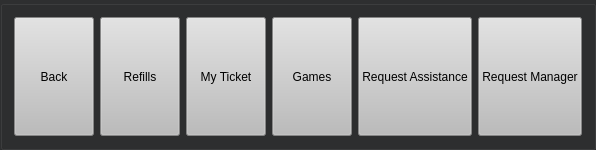
     <widget class="QGroupBox" name="groupBox">
      <property name="sizePolicy">
       <sizepolicy hsizetype="Minimum" vsizetype="Fixed">
        <horstretch>0</horstretch>
        <verstretch>0</verstretch>
       </sizepolicy>
      </property>
      <property name="minimumSize">
       <size>
        <width>0</width>
        <height>150</height>
       </size>
      </property>
      <property name="autoFillBackground">
       <bool>false</bool>
      </property>
      <property name="styleSheet">
       <string notr="true">background-color: rgb(46, 47, 48);</string>
      </property>
      <layout class="QHBoxLayout" name="horizontalLayout_2">
       <item>
        <widget class="QPushButton" name="backButton">
         <property name="sizePolicy">
          <sizepolicy hsizetype="Minimum" vsizetype="Preferred">
           <horstretch>0</horstretch>
           <verstretch>0</verstretch>
          </sizepolicy>
         </property>
         <property name="palette">
          <palette>
           <active>
            <colorrole role="Button">
             <brush brushstyle="SolidPattern">
              <color alpha="255">
               <red>188</red>
               <green>188</green>
               <blue>188</blue>
              </color>
             </brush>
            </colorrole>
            <colorrole role="Base">
             <brush brushstyle="SolidPattern">
              <color alpha="255">
               <red>188</red>
               <green>188</green>
               <blue>188</blue>
              </color>
             </brush>
            </colorrole>
            <colorrole role="Window">
             <brush brushstyle="SolidPattern">
              <color alpha="255">
               <red>188</red>
               <green>188</green>
               <blue>188</blue>
              </color>
             </brush>
            </colorrole>
           </active>
           <inactive>
            <colorrole role="Button">
             <brush brushstyle="SolidPattern">
              <color alpha="255">
               <red>188</red>
               <green>188</green>
               <blue>188</blue>
              </color>
             </brush>
            </colorrole>
            <colorrole role="Base">
             <brush brushstyle="SolidPattern">
              <color alpha="255">
               <red>188</red>
               <green>188</green>
               <blue>188</blue>
              </color>
             </brush>
            </colorrole>
            <colorrole role="Window">
             <brush brushstyle="SolidPattern">
              <color alpha="255">
               <red>188</red>
               <green>188</green>
               <blue>188</blue>
              </color>
             </brush>
            </colorrole>
           </inactive>
           <disabled>
            <colorrole role="Button">
             <brush brushstyle="SolidPattern">
              <color alpha="255">
               <red>188</red>
               <green>188</green>
               <blue>188</blue>
              </color>
             </brush>
            </colorrole>
            <colorrole role="Base">
             <brush brushstyle="SolidPattern">
              <color alpha="255">
               <red>188</red>
               <green>188</green>
               <blue>188</blue>
              </color>
             </brush>
            </colorrole>
            <colorrole role="Window">
             <brush brushstyle="SolidPattern">
              <color alpha="255">
               <red>188</red>
               <green>188</green>
               <blue>188</blue>
              </color>
             </brush>
            </colorrole>
           </disabled>
          </palette>
         </property>
         <property name="styleSheet">
          <string notr="true">background-color: rgb(188, 188, 188);
font: 57 20pt &quot;Counter-Strike&quot;;</string>
         </property>
         <property name="text">
          <string>Back</string>
         </property>
        </widget>
       </item>
       <item>
        <widget class="QPushButton" name="drinkButton">
         <property name="sizePolicy">
          <sizepolicy hsizetype="Minimum" vsizetype="Preferred">
           <horstretch>0</horstretch>
           <verstretch>0</verstretch>
          </sizepolicy>
         </property>
         <property name="palette">
          <palette>
           <active>
            <colorrole role="Button">
             <brush brushstyle="SolidPattern">
              <color alpha="255">
               <red>188</red>
               <green>188</green>
               <blue>188</blue>
              </color>
             </brush>
            </colorrole>
            <colorrole role="Base">
             <brush brushstyle="SolidPattern">
              <color alpha="255">
               <red>188</red>
               <green>188</green>
               <blue>188</blue>
              </color>
             </brush>
            </colorrole>
            <colorrole role="Window">
             <brush brushstyle="SolidPattern">
              <color alpha="255">
               <red>188</red>
               <green>188</green>
               <blue>188</blue>
              </color>
             </brush>
            </colorrole>
           </active>
           <inactive>
            <colorrole role="Button">
             <brush brushstyle="SolidPattern">
              <color alpha="255">
               <red>188</red>
               <green>188</green>
               <blue>188</blue>
              </color>
             </brush>
            </colorrole>
            <colorrole role="Base">
             <brush brushstyle="SolidPattern">
              <color alpha="255">
               <red>188</red>
               <green>188</green>
               <blue>188</blue>
              </color>
             </brush>
            </colorrole>
            <colorrole role="Window">
             <brush brushstyle="SolidPattern">
              <color alpha="255">
               <red>188</red>
               <green>188</green>
               <blue>188</blue>
              </color>
             </brush>
            </colorrole>
           </inactive>
           <disabled>
            <colorrole role="Button">
             <brush brushstyle="SolidPattern">
              <color alpha="255">
               <red>188</red>
               <green>188</green>
               <blue>188</blue>
              </color>
             </brush>
            </colorrole>
            <colorrole role="Base">
             <brush brushstyle="SolidPattern">
              <color alpha="255">
               <red>188</red>
               <green>188</green>
               <blue>188</blue>
              </color>
             </brush>
            </colorrole>
            <colorrole role="Window">
             <brush brushstyle="SolidPattern">
              <color alpha="255">
               <red>188</red>
               <green>188</green>
               <blue>188</blue>
              </color>
             </brush>
            </colorrole>
           </disabled>
          </palette>
         </property>
         <property name="styleSheet">
          <string notr="true">background-color: rgb(188, 188, 188);
font: 57 20pt &quot;Counter-Strike&quot;;</string>
         </property>
         <property name="text">
          <string>Refills</string>
         </property>
        </widget>
       </item>
       <item>
        <widget class="QPushButton" name="ticketButton">
         <property name="sizePolicy">
          <sizepolicy hsizetype="Minimum" vsizetype="Preferred">
           <horstretch>0</horstretch>
           <verstretch>0</verstretch>
          </sizepolicy>
         </property>
         <property name="palette">
          <palette>
           <active>
            <colorrole role="Button">
             <brush brushstyle="SolidPattern">
              <color alpha="255">
               <red>188</red>
               <green>188</green>
               <blue>188</blue>
              </color>
             </brush>
            </colorrole>
            <colorrole role="Base">
             <brush brushstyle="SolidPattern">
              <color alpha="255">
               <red>188</red>
               <green>188</green>
               <blue>188</blue>
              </color>
             </brush>
            </colorrole>
            <colorrole role="Window">
             <brush brushstyle="SolidPattern">
              <color alpha="255">
               <red>188</red>
               <green>188</green>
               <blue>188</blue>
              </color>
             </brush>
            </colorrole>
           </active>
           <inactive>
            <colorrole role="Button">
             <brush brushstyle="SolidPattern">
              <color alpha="255">
               <red>188</red>
               <green>188</green>
               <blue>188</blue>
              </color>
             </brush>
            </colorrole>
            <colorrole role="Base">
             <brush brushstyle="SolidPattern">
              <color alpha="255">
               <red>188</red>
               <green>188</green>
               <blue>188</blue>
              </color>
             </brush>
            </colorrole>
            <colorrole role="Window">
             <brush brushstyle="SolidPattern">
              <color alpha="255">
               <red>188</red>
               <green>188</green>
               <blue>188</blue>
              </color>
             </brush>
            </colorrole>
           </inactive>
           <disabled>
            <colorrole role="Button">
             <brush brushstyle="SolidPattern">
              <color alpha="255">
               <red>188</red>
               <green>188</green>
               <blue>188</blue>
              </color>
             </brush>
            </colorrole>
            <colorrole role="Base">
             <brush brushstyle="SolidPattern">
              <color alpha="255">
               <red>188</red>
               <green>188</green>
               <blue>188</blue>
              </color>
             </brush>
            </colorrole>
            <colorrole role="Window">
             <brush brushstyle="SolidPattern">
              <color alpha="255">
               <red>188</red>
               <green>188</green>
               <blue>188</blue>
              </color>
             </brush>
            </colorrole>
           </disabled>
          </palette>
         </property>
         <property name="styleSheet">
          <string notr="true">background-color: rgb(188, 188, 188);
font: 57 20pt &quot;Counter-Strike&quot;;</string>
         </property>
         <property name="text">
          <string>My Ticket</string>
         </property>
        </widget>
       </item>
       <item>
        <widget class="QPushButton" name="gameButton">
         <property name="sizePolicy">
          <sizepolicy hsizetype="Minimum" vsizetype="Preferred">
           <horstretch>0</horstretch>
           <verstretch>0</verstretch>
          </sizepolicy>
         </property>
         <property name="palette">
          <palette>
           <active>
            <colorrole role="Button">
             <brush brushstyle="SolidPattern">
              <color alpha="255">
               <red>188</red>
               <green>188</green>
               <blue>188</blue>
              </color>
             </brush>
            </colorrole>
            <colorrole role="Base">
             <brush brushstyle="SolidPattern">
              <color alpha="255">
               <red>188</red>
               <green>188</green>
               <blue>188</blue>
              </color>
             </brush>
            </colorrole>
            <colorrole role="Window">
             <brush brushstyle="SolidPattern">
              <color alpha="255">
               <red>188</red>
               <green>188</green>
               <blue>188</blue>
              </color>
             </brush>
            </colorrole>
           </active>
           <inactive>
            <colorrole role="Button">
             <brush brushstyle="SolidPattern">
              <color alpha="255">
               <red>188</red>
               <green>188</green>
               <blue>188</blue>
              </color>
             </brush>
            </colorrole>
            <colorrole role="Base">
             <brush brushstyle="SolidPattern">
              <color alpha="255">
               <red>188</red>
               <green>188</green>
               <blue>188</blue>
              </color>
             </brush>
            </colorrole>
            <colorrole role="Window">
             <brush brushstyle="SolidPattern">
              <color alpha="255">
               <red>188</red>
               <green>188</green>
               <blue>188</blue>
              </color>
             </brush>
            </colorrole>
           </inactive>
           <disabled>
            <colorrole role="Button">
             <brush brushstyle="SolidPattern">
              <color alpha="255">
               <red>188</red>
               <green>188</green>
               <blue>188</blue>
              </color>
             </brush>
            </colorrole>
            <colorrole role="Base">
             <brush brushstyle="SolidPattern">
              <color alpha="255">
               <red>188</red>
               <green>188</green>
               <blue>188</blue>
              </color>
             </brush>
            </colorrole>
            <colorrole role="Window">
             <brush brushstyle="SolidPattern">
              <color alpha="255">
               <red>188</red>
               <green>188</green>
               <blue>188</blue>
              </color>
             </brush>
            </colorrole>
           </disabled>
          </palette>
         </property>
         <property name="styleSheet">
          <string notr="true">background-color: rgb(188, 188, 188);
font: 57 20pt &quot;Counter-Strike&quot;;</string>
         </property>
         <property name="text">
          <string>Games</string>
         </property>
        </widget>
       </item>
       <item>
        <widget class="QPushButton" name="assistButton">
         <property name="sizePolicy">
          <sizepolicy hsizetype="Minimum" vsizetype="Preferred">
           <horstretch>0</horstretch>
           <verstretch>0</verstretch>
          </sizepolicy>
         </property>
         <property name="palette">
          <palette>
           <active>
            <colorrole role="Button">
             <brush brushstyle="SolidPattern">
              <color alpha="255">
               <red>188</red>
               <green>188</green>
               <blue>188</blue>
              </color>
             </brush>
            </colorrole>
            <colorrole role="Base">
             <brush brushstyle="SolidPattern">
              <color alpha="255">
               <red>188</red>
               <green>188</green>
               <blue>188</blue>
              </color>
             </brush>
            </colorrole>
            <colorrole role="Window">
             <brush brushstyle="SolidPattern">
              <color alpha="255">
               <red>188</red>
               <green>188</green>
               <blue>188</blue>
              </color>
             </brush>
            </colorrole>
           </active>
           <inactive>
            <colorrole role="Button">
             <brush brushstyle="SolidPattern">
              <color alpha="255">
               <red>188</red>
               <green>188</green>
               <blue>188</blue>
              </color>
             </brush>
            </colorrole>
            <colorrole role="Base">
             <brush brushstyle="SolidPattern">
              <color alpha="255">
               <red>188</red>
               <green>188</green>
               <blue>188</blue>
              </color>
             </brush>
            </colorrole>
            <colorrole role="Window">
             <brush brushstyle="SolidPattern">
              <color alpha="255">
               <red>188</red>
               <green>188</green>
               <blue>188</blue>
              </color>
             </brush>
            </colorrole>
           </inactive>
           <disabled>
            <colorrole role="Button">
             <brush brushstyle="SolidPattern">
              <color alpha="255">
               <red>188</red>
               <green>188</green>
               <blue>188</blue>
              </color>
             </brush>
            </colorrole>
            <colorrole role="Base">
             <brush brushstyle="SolidPattern">
              <color alpha="255">
               <red>188</red>
               <green>188</green>
               <blue>188</blue>
              </color>
             </brush>
            </colorrole>
            <colorrole role="Window">
             <brush brushstyle="SolidPattern">
              <color alpha="255">
               <red>188</red>
               <green>188</green>
               <blue>188</blue>
              </color>
             </brush>
            </colorrole>
           </disabled>
          </palette>
         </property>
         <property name="styleSheet">
          <string notr="true">background-color: rgb(188, 188, 188);
font: 57 20pt &quot;Counter-Strike&quot;;</string>
         </property>
         <property name="text">
          <string>Request Assistance</string>
         </property>
        </widget>
       </item>
       <item>
        <widget class="QPushButton" name="helpButton">
         <property name="sizePolicy">
          <sizepolicy hsizetype="Minimum" vsizetype="Preferred">
           <horstretch>0</horstretch>
           <verstretch>0</verstretch>
          </sizepolicy>
         </property>
         <property name="palette">
          <palette>
           <active>
            <colorrole role="Button">
             <brush brushstyle="SolidPattern">
              <color alpha="255">
               <red>188</red>
               <green>188</green>
               <blue>188</blue>
              </color>
             </brush>
            </colorrole>
            <colorrole role="Base">
             <brush brushstyle="SolidPattern">
              <color alpha="255">
               <red>188</red>
               <green>188</green>
               <blue>188</blue>
              </color>
             </brush>
            </colorrole>
            <colorrole role="Window">
             <brush brushstyle="SolidPattern">
              <color alpha="255">
               <red>188</red>
               <green>188</green>
               <blue>188</blue>
              </color>
             </brush>
            </colorrole>
           </active>
           <inactive>
            <colorrole role="Button">
             <brush brushstyle="SolidPattern">
              <color alpha="255">
               <red>188</red>
               <green>188</green>
               <blue>188</blue>
              </color>
             </brush>
            </colorrole>
            <colorrole role="Base">
             <brush brushstyle="SolidPattern">
              <color alpha="255">
               <red>188</red>
               <green>188</green>
               <blue>188</blue>
              </color>
             </brush>
            </colorrole>
            <colorrole role="Window">
             <brush brushstyle="SolidPattern">
              <color alpha="255">
               <red>188</red>
               <green>188</green>
               <blue>188</blue>
              </color>
             </brush>
            </colorrole>
           </inactive>
           <disabled>
            <colorrole role="Button">
             <brush brushstyle="SolidPattern">
              <color alpha="255">
               <red>188</red>
               <green>188</green>
               <blue>188</blue>
              </color>
             </brush>
            </colorrole>
            <colorrole role="Base">
             <brush brushstyle="SolidPattern">
              <color alpha="255">
               <red>188</red>
               <green>188</green>
               <blue>188</blue>
              </color>
             </brush>
            </colorrole>
            <colorrole role="Window">
             <brush brushstyle="SolidPattern">
              <color alpha="255">
               <red>188</red>
               <green>188</green>
               <blue>188</blue>
              </color>
             </brush>
            </colorrole>
           </disabled>
          </palette>
         </property>
         <property name="styleSheet">
          <string notr="true">background-color: rgb(188, 188, 188);
font: 57 20pt &quot;Counter-Strike&quot;;</string>
         </property>
         <property name="text">
          <string>Request Manager</string>
         </property>
        </widget>
       </item>
      </layout>
     </widget>
